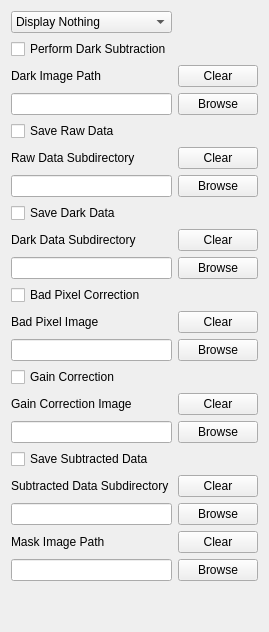
       <widget class="QWidget" name="tab">
        <attribute name="title">
         <string>Corrections</string>
        </attribute>
        <layout class="QGridLayout" name="gridLayout_2">
         <item row="0" column="0">
          <widget class="QComboBox" name="m_DetectorDisplayMode">
           <property name="sizePolicy">
            <sizepolicy hsizetype="Minimum" vsizetype="Fixed">
             <horstretch>0</horstretch>
             <verstretch>0</verstretch>
            </sizepolicy>
           </property>
           <item>
            <property name="text">
             <string>Display Nothing</string>
            </property>
           </item>
           <item>
            <property name="text">
             <string>Display Acquired Image</string>
            </property>
           </item>
           <item>
            <property name="text">
             <string>Display Integrated Data</string>
            </property>
           </item>
          </widget>
         </item>
         <item row="1" column="0">
          <widget class="QCheckBox" name="m_PerformDarkSubtraction">
           <property name="text">
            <string>Perform Dark Subtraction</string>
           </property>
          </widget>
         </item>
         <item row="2" column="0">
          <widget class="QLabel" name="label_12">
           <property name="text">
            <string>Dark Image Path</string>
           </property>
          </widget>
         </item>
         <item row="2" column="1">
          <widget class="QPushButton" name="m_ClearDarkImage">
           <property name="text">
            <string>Clear</string>
           </property>
          </widget>
         </item>
         <item row="3" column="0">
          <widget class="QLineEdit" name="m_DarkImagePath">
           <property name="readOnly">
            <bool>true</bool>
           </property>
           <property name="clearButtonEnabled">
            <bool>false</bool>
           </property>
          </widget>
         </item>
         <item row="3" column="1">
          <widget class="QPushButton" name="m_BrowseDarkImage">
           <property name="text">
            <string>Browse</string>
           </property>
          </widget>
         </item>
         <item row="4" column="0">
          <widget class="QCheckBox" name="m_SaveRawData">
           <property name="text">
            <string>Save Raw Data</string>
           </property>
          </widget>
         </item>
         <item row="5" column="0">
          <widget class="QLabel" name="label_14">
           <property name="text">
            <string>Raw Data Subdirectory</string>
           </property>
          </widget>
         </item>
         <item row="5" column="1">
          <widget class="QPushButton" name="m_ClearRawSubdir">
           <property name="text">
            <string>Clear</string>
           </property>
          </widget>
         </item>
         <item row="6" column="0">
          <widget class="QLineEdit" name="m_RawDataSubdir"/>
         </item>
         <item row="6" column="1">
          <widget class="QPushButton" name="m_BrowseRawSubdir">
           <property name="text">
            <string>Browse</string>
           </property>
          </widget>
         </item>
         <item row="7" column="0">
          <widget class="QCheckBox" name="m_SaveDarkData">
           <property name="text">
            <string>Save Dark Data</string>
           </property>
          </widget>
         </item>
         <item row="8" column="0">
          <widget class="QLabel" name="label_15">
           <property name="text">
            <string>Dark Data Subdirectory</string>
           </property>
          </widget>
         </item>
         <item row="8" column="1">
          <widget class="QPushButton" name="m_ClearDarkSubdir">
           <property name="text">
            <string>Clear</string>
           </property>
          </widget>
         </item>
         <item row="9" column="0">
          <widget class="QLineEdit" name="m_DarkDataSubdir">
           <property name="sizePolicy">
            <sizepolicy hsizetype="Minimum" vsizetype="Fixed">
             <horstretch>0</horstretch>
             <verstretch>0</verstretch>
            </sizepolicy>
           </property>
          </widget>
         </item>
         <item row="9" column="1">
          <widget class="QPushButton" name="m_BrowseDarkSubdir">
           <property name="text">
            <string>Browse</string>
           </property>
          </widget>
         </item>
         <item row="10" column="0">
          <widget class="QCheckBox" name="m_BadPixelCorrection">
           <property name="text">
            <string>Bad Pixel Correction</string>
           </property>
          </widget>
         </item>
         <item row="11" column="0">
          <widget class="QLabel" name="label_16">
           <property name="text">
            <string>Bad Pixel Image</string>
           </property>
          </widget>
         </item>
         <item row="11" column="1">
          <widget class="QPushButton" name="m_ClearBadPixels">
           <property name="text">
            <string>Clear</string>
           </property>
          </widget>
         </item>
         <item row="12" column="0">
          <widget class="QLineEdit" name="m_BadPixelPath">
           <property name="readOnly">
            <bool>true</bool>
           </property>
          </widget>
         </item>
         <item row="12" column="1">
          <widget class="QPushButton" name="m_BrowseBadPixels">
           <property name="text">
            <string>Browse</string>
           </property>
          </widget>
         </item>
         <item row="13" column="0">
          <widget class="QCheckBox" name="m_GainCorrection">
           <property name="text">
            <string>Gain Correction</string>
           </property>
          </widget>
         </item>
         <item row="14" column="0">
          <widget class="QLabel" name="label_17">
           <property name="text">
            <string>Gain Correction Image</string>
           </property>
          </widget>
         </item>
         <item row="14" column="1">
          <widget class="QPushButton" name="m_ClearGainImage">
           <property name="text">
            <string>Clear</string>
           </property>
          </widget>
         </item>
         <item row="15" column="0">
          <widget class="QLineEdit" name="m_GainCorrectionPath">
           <property name="readOnly">
            <bool>true</bool>
           </property>
          </widget>
         </item>
         <item row="15" column="1">
          <widget class="QPushButton" name="m_BrowseGainImage">
           <property name="text">
            <string>Browse</string>
           </property>
          </widget>
         </item>
         <item row="16" column="0">
          <widget class="QCheckBox" name="m_SaveSubtractedData">
           <property name="text">
            <string>Save Subtracted Data</string>
           </property>
          </widget>
         </item>
         <item row="17" column="0">
          <widget class="QLabel" name="label_18">
           <property name="text">
            <string>Subtracted Data Subdirectory</string>
           </property>
          </widget>
         </item>
         <item row="17" column="1">
          <widget class="QPushButton" name="m_ClearSubtractedSubdir">
           <property name="text">
            <string>Clear</string>
           </property>
          </widget>
         </item>
         <item row="18" column="0">
          <widget class="QLineEdit" name="m_SubtractedDataSubdir"/>
         </item>
         <item row="18" column="1">
          <widget class="QPushButton" name="m_BrowseSubtractedSubdir">
           <property name="text">
            <string>Browse</string>
           </property>
          </widget>
         </item>
         <item row="19" column="0">
          <widget class="QLabel" name="label_19">
           <property name="text">
            <string>Mask Image Path</string>
           </property>
          </widget>
         </item>
         <item row="19" column="1">
          <widget class="QPushButton" name="m_ClearMask">
           <property name="text">
            <string>Clear</string>
           </property>
          </widget>
         </item>
         <item row="20" column="0">
          <widget class="QLineEdit" name="m_MaskImagePath">
           <property name="readOnly">
            <bool>true</bool>
           </property>
          </widget>
         </item>
         <item row="20" column="1">
          <widget class="QPushButton" name="m_BrowseMask">
           <property name="text">
            <string>Browse</string>
           </property>
          </widget>
         </item>
         <item row="21" column="0" colspan="2">
          <spacer name="verticalSpacer">
           <property name="orientation">
            <enum>Qt::Vertical</enum>
           </property>
           <property name="sizeHint" stdset="0">
            <size>
             <width>20</width>
             <height>40</height>
            </size>
           </property>
          </spacer>
         </item>
        </layout>
       </widget>
